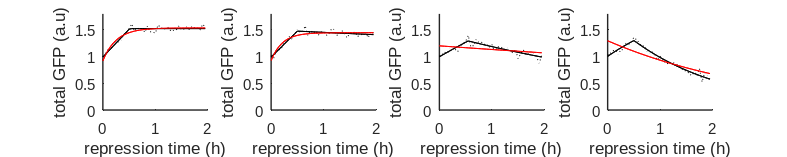

This chart was generated by the following MATLAB code:
clearvars;
clc;

%load data of computed non-dividing cells
load('simData')
data = simData/1e2;

%figure('visible','off');

%istrain = 1 - WT / = 2 - elp6
%irep = 1 - repression 1 / = 2 - repression 2
istrain = 1;

figure

for  icell = 1:4
    
    subplot(1,4,icell)
    
    %load estimated parameter sets
    load('scR1_model1_sim');
    scR1_1 = scR;
    load('scR1_model2_sim');
    scR1_2 = scR;
    
    for imodel = 1:2
        
        %if the total GFP trace is better explained by the repressor
        %model do
        if imodel == 1
            plot((1-1)*3/60:3/60:(40-1)*3/60,data(icell,:),':','Color','k')
            hold on
        end
        
        par = 10.^(scR1_2(icell).sol.MS.par(:,1));
        indA = 1:5;
        P01 = par(indA(1));
        t_rep1 = par(indA(2));
        b1 = par(indA(3));
        c1 = par(indA(4));
        sigmayA = par(indA(5))*ones(40,1);
        
        %WT simulation
        count = 1;
        for t = (1-1)*3/60:3/60:(40-1)*3/60
            if t<t_rep1
                f1(count) = b1/(c1)+(P01-b1/(c1))*exp(-c1*t);
            else
                P0_init = b1/(c1)+(P01-b1/(c1))*exp(-c1*t_rep1);
                f1(count) = P0_init*exp(-c1*(t-t_rep1));
            end
            count = count+1;
        end
        f1 = f1';
        plot((1-1)*3/60:3/60:(40-1)*3/60,f1,'-','Color','k');
        
        par = 10.^(scR1_1(icell).sol.MS.par(:,1));
        indA = 1:4;
        P01 = par(indA(1));
        b1 = par(indA(2));
        c1 = par(indA(3));
        sigmayA = par(indA(4))*ones(40,1);
        
        %WT simulation
        count = 1;
        for t = (1-1)*3/60:3/60:(40-1)*3/60
            f1(count) = b1/(c1)+(P01-b1/(c1))*exp(-c1*t);
            count = count+1;
        end
        f1 = f1';
        
        plot((1-1)*3/60:3/60:(40-1)*3/60,f1,'-','Color','r');
        
    end
    
    ylabel('total GFP (a.u)')
    xlabel('repression time (h)')
    xticks([0,1,2])
    box off
    set(gca,'linewidth',1.02)
    set(gca,'FontSize',11)
    set(gca,'FontName','Arial')
    xlim([0,2])
    ylim([0,1.8])
    
end

set(gcf, 'PaperUnits','centimeters', 'PaperPosition',[0 0 20 4])
print('-dpdf','./Figures/FigS3','-painters')
